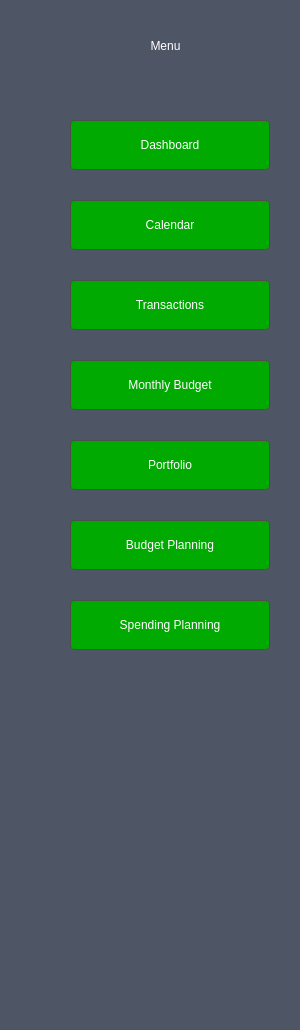
<?xml version="1.0" encoding="UTF-8"?>
<ui version="4.0">
 <class>Form</class>
 <widget class="QWidget" name="Form">
  <property name="geometry">
   <rect>
    <x>0</x>
    <y>0</y>
    <width>300</width>
    <height>1030</height>
   </rect>
  </property>
  <property name="windowTitle">
   <string>Form</string>
  </property>
  <property name="styleSheet">
   <string notr="true">
QWidget {
    background-color: #4e5564;
    color: #ffffff;
    border: 1px solid #4e5564;
    border-radius: 16px;
    font: 14pt &quot;Nirmala UI&quot;;
}
QPushButton {
    background-color: #4d4d4d;
    border: 1px solid #4d4d4d;
    border-radius: 4px;
    color: #ffffff;
    padding: 5px;
}
QPushButton:hover {
    background-color: #5a5a5a;
    border: 1px solid #5a5a5a;
}
QCheckBox {
    color: #ffffff;
}
QLineEdit {
    background-color: #4d4d4d;
    border: 1px solid #4d4d4d;
    color: #ffffff;
    padding: 5px;
    border-color: #ffffff;
    border-radius: 6px;
}
QTextEdit {
    background-color: #4d4d4d;
    border: 1px solid #4d4d4d;
    color: #ffffff;
    padding: 5px;
    border-color: #ffffff;
    border-radius: 20px;
}
QProgressBar {
    border: 1px solid #444444;
    border-radius: 7px;
    background-color: #2e2e2e;
    text-align: center;
    font-size: 10pt;
    color: white;
}
QProgressBar::chunk {
    background-color: #3a3a3a;
    width: 5px;
}
QScrollBar:vertical {
    border: none;
    background-color: #3a3a3a;
    width: 10px;
    margin: 16px 0 16px 0;
}
QScrollBar::handle:vertical {
    background-color: #444444;
    border-radius: 5px;
}
QScrollBar:horizontal {
    border: none;
    background-color: #3a3a3a;
    height: 10px;
    margin: 0px 16px 0 16px;
}
QScrollBar::handle:horizontal {
    background-color: #444444;
    border-radius: 5px;
}
QTabWidget {
    background-color: #2e2e2e;
    border: none;
}
QTabBar::tab {
    background-color: #2e2e2e;
    color: #b1b1b1;
    padding: 8px 20px;
    border-top-left-radius: 5px;
    border-top-right-radius: 5px;
    border: none;
}
QTabBar::tab:selected, QTabBar::tab:hover {
    background-color: #3a3a3a;
    color: white;
}</string>
  </property>
  <widget class="QLabel" name="menu_label">
   <property name="geometry">
    <rect>
     <x>110</x>
     <y>20</y>
     <width>111</width>
     <height>51</height>
    </rect>
   </property>
   <property name="styleSheet">
    <string notr="true">font: 26pt &quot;Nirmala UI&quot;;</string>
   </property>
   <property name="text">
    <string>Menu</string>
   </property>
   <property name="alignment">
    <set>Qt::AlignCenter</set>
   </property>
  </widget>
  <widget class="QPushButton" name="dashboard_pushButton">
   <property name="geometry">
    <rect>
     <x>70</x>
     <y>120</y>
     <width>200</width>
     <height>50</height>
    </rect>
   </property>
   <property name="styleSheet">
    <string notr="true">QPushButton {
    background-color: #00aa00;
    border: 1px solid #4d4d4d;
    border-radius: 4px;
    color: #ffffff;
    padding: 5px;
}
QPushButton:hover {
    background-color: #00ff00;
    border: 1px solid #5a5a5a;
}
QPushButton:pressed {
	background-color: #007900;
    border: 1px solid #5a5a5a;
}</string>
   </property>
   <property name="text">
    <string>Dashboard</string>
   </property>
  </widget>
  <widget class="QPushButton" name="calendar_pushButton">
   <property name="geometry">
    <rect>
     <x>70</x>
     <y>200</y>
     <width>200</width>
     <height>50</height>
    </rect>
   </property>
   <property name="styleSheet">
    <string notr="true">QPushButton {
    background-color: #00aa00;
    border: 1px solid #4d4d4d;
    border-radius: 4px;
    color: #ffffff;
    padding: 5px;
}
QPushButton:hover {
    background-color: #00ff00;
    border: 1px solid #5a5a5a;
}
QPushButton:pressed {
	background-color: #007900;
    border: 1px solid #5a5a5a;
}</string>
   </property>
   <property name="text">
    <string>Calendar</string>
   </property>
  </widget>
  <widget class="QPushButton" name="transaction_pushButton">
   <property name="geometry">
    <rect>
     <x>70</x>
     <y>280</y>
     <width>200</width>
     <height>50</height>
    </rect>
   </property>
   <property name="styleSheet">
    <string notr="true">QPushButton {
    background-color: #00aa00;
    border: 1px solid #4d4d4d;
    border-radius: 4px;
    color: #ffffff;
    padding: 5px;
}
QPushButton:hover {
    background-color: #00ff00;
    border: 1px solid #5a5a5a;
}
QPushButton:pressed {
	background-color: #007900;
    border: 1px solid #5a5a5a;
}</string>
   </property>
   <property name="text">
    <string>Transactions</string>
   </property>
  </widget>
  <widget class="QPushButton" name="monthly_budget_pushButton">
   <property name="geometry">
    <rect>
     <x>70</x>
     <y>360</y>
     <width>200</width>
     <height>50</height>
    </rect>
   </property>
   <property name="styleSheet">
    <string notr="true">QPushButton {
    background-color: #00aa00;
    border: 1px solid #4d4d4d;
    border-radius: 4px;
    color: #ffffff;
    padding: 5px;
}
QPushButton:hover {
    background-color: #00ff00;
    border: 1px solid #5a5a5a;
}
QPushButton:pressed {
	background-color: #007900;
    border: 1px solid #5a5a5a;
}</string>
   </property>
   <property name="text">
    <string>Monthly Budget</string>
   </property>
  </widget>
  <widget class="QPushButton" name="portfolio_pushButton">
   <property name="geometry">
    <rect>
     <x>70</x>
     <y>440</y>
     <width>200</width>
     <height>50</height>
    </rect>
   </property>
   <property name="styleSheet">
    <string notr="true">QPushButton {
    background-color: #00aa00;
    border: 1px solid #4d4d4d;
    border-radius: 4px;
    color: #ffffff;
    padding: 5px;
}
QPushButton:hover {
    background-color: #00ff00;
    border: 1px solid #5a5a5a;
}
QPushButton:pressed {
	background-color: #007900;
    border: 1px solid #5a5a5a;
}</string>
   </property>
   <property name="text">
    <string>Portfolio</string>
   </property>
  </widget>
  <widget class="QPushButton" name="budget_planning_pushButton">
   <property name="geometry">
    <rect>
     <x>70</x>
     <y>520</y>
     <width>200</width>
     <height>50</height>
    </rect>
   </property>
   <property name="styleSheet">
    <string notr="true">QPushButton {
    background-color: #00aa00;
    border: 1px solid #4d4d4d;
    border-radius: 4px;
    color: #ffffff;
    padding: 5px;
}
QPushButton:hover {
    background-color: #00ff00;
    border: 1px solid #5a5a5a;
}
QPushButton:pressed {
	background-color: #007900;
    border: 1px solid #5a5a5a;
}</string>
   </property>
   <property name="text">
    <string>Budget Planning</string>
   </property>
  </widget>
  <widget class="QPushButton" name="spending_planning_pushButton">
   <property name="geometry">
    <rect>
     <x>70</x>
     <y>600</y>
     <width>200</width>
     <height>50</height>
    </rect>
   </property>
   <property name="styleSheet">
    <string notr="true">QPushButton {
    background-color: #00aa00;
    border: 1px solid #4d4d4d;
    border-radius: 4px;
    color: #ffffff;
    padding: 5px;
}
QPushButton:hover {
    background-color: #00ff00;
    border: 1px solid #5a5a5a;
}
QPushButton:pressed {
	background-color: #007900;
    border: 1px solid #5a5a5a;
}</string>
   </property>
   <property name="text">
    <string>Spending Planning</string>
   </property>
  </widget>
 </widget>
 <resources/>
 <connections/>
</ui>
